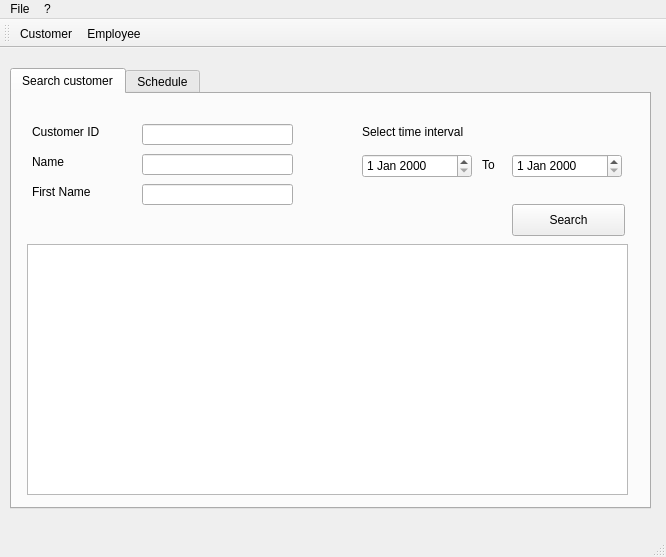
<?xml version="1.0" encoding="UTF-8"?>
<ui version="4.0">
 <class>MainWindow</class>
 <widget class="QMainWindow" name="MainWindow">
  <property name="geometry">
   <rect>
    <x>0</x>
    <y>0</y>
    <width>666</width>
    <height>557</height>
   </rect>
  </property>
  <property name="windowTitle">
   <string>MainWindow</string>
  </property>
  <widget class="QWidget" name="centralWidget">
   <widget class="QTabWidget" name="tabWidget">
    <property name="geometry">
     <rect>
      <x>10</x>
      <y>20</y>
      <width>641</width>
      <height>441</height>
     </rect>
    </property>
    <property name="currentIndex">
     <number>0</number>
    </property>
    <widget class="QWidget" name="customerSearch">
     <attribute name="title">
      <string>Search customer</string>
     </attribute>
     <widget class="QTableView" name="customerView">
      <property name="geometry">
       <rect>
        <x>15</x>
        <y>150</y>
        <width>601</width>
        <height>251</height>
       </rect>
      </property>
      <property name="showGrid">
       <bool>true</bool>
      </property>
      <attribute name="horizontalHeaderStretchLastSection">
       <bool>false</bool>
      </attribute>
      <attribute name="verticalHeaderVisible">
       <bool>false</bool>
      </attribute>
     </widget>
     <widget class="QLineEdit" name="customerIDSearch">
      <property name="geometry">
       <rect>
        <x>130</x>
        <y>30</y>
        <width>151</width>
        <height>21</height>
       </rect>
      </property>
      <property name="text">
       <string/>
      </property>
     </widget>
     <widget class="QLabel" name="customerID">
      <property name="geometry">
       <rect>
        <x>20</x>
        <y>30</y>
        <width>81</width>
        <height>16</height>
       </rect>
      </property>
      <property name="text">
       <string>Customer ID</string>
      </property>
     </widget>
     <widget class="QLabel" name="customerName">
      <property name="geometry">
       <rect>
        <x>20</x>
        <y>60</y>
        <width>60</width>
        <height>16</height>
       </rect>
      </property>
      <property name="text">
       <string>Name</string>
      </property>
     </widget>
     <widget class="QLabel" name="customerFirstName">
      <property name="geometry">
       <rect>
        <x>20</x>
        <y>90</y>
        <width>71</width>
        <height>16</height>
       </rect>
      </property>
      <property name="text">
       <string>First Name</string>
      </property>
     </widget>
     <widget class="QLineEdit" name="customerNameSearch">
      <property name="geometry">
       <rect>
        <x>130</x>
        <y>60</y>
        <width>151</width>
        <height>21</height>
       </rect>
      </property>
     </widget>
     <widget class="QLineEdit" name="customerFirstNameSearch">
      <property name="geometry">
       <rect>
        <x>130</x>
        <y>90</y>
        <width>151</width>
        <height>21</height>
       </rect>
      </property>
     </widget>
     <widget class="QLabel" name="datesInterval">
      <property name="geometry">
       <rect>
        <x>350</x>
        <y>30</y>
        <width>121</width>
        <height>16</height>
       </rect>
      </property>
      <property name="text">
       <string>Select time interval</string>
      </property>
     </widget>
     <widget class="QDateEdit" name="dateBeginning">
      <property name="geometry">
       <rect>
        <x>350</x>
        <y>60</y>
        <width>110</width>
        <height>24</height>
       </rect>
      </property>
     </widget>
     <widget class="QDateEdit" name="dateEnding">
      <property name="geometry">
       <rect>
        <x>500</x>
        <y>60</y>
        <width>110</width>
        <height>24</height>
       </rect>
      </property>
     </widget>
     <widget class="QLabel" name="to">
      <property name="geometry">
       <rect>
        <x>470</x>
        <y>60</y>
        <width>21</width>
        <height>21</height>
       </rect>
      </property>
      <property name="text">
       <string>To</string>
      </property>
     </widget>
     <widget class="QPushButton" name="searchCustomerButton">
      <property name="geometry">
       <rect>
        <x>500</x>
        <y>110</y>
        <width>113</width>
        <height>32</height>
       </rect>
      </property>
      <property name="text">
       <string>Search</string>
      </property>
     </widget>
    </widget>
    <widget class="QWidget" name="planning">
     <attribute name="title">
      <string>Schedule</string>
     </attribute>
    </widget>
   </widget>
  </widget>
  <widget class="QMenuBar" name="menuBar">
   <property name="geometry">
    <rect>
     <x>0</x>
     <y>0</y>
     <width>666</width>
     <height>22</height>
    </rect>
   </property>
   <property name="defaultUp">
    <bool>false</bool>
   </property>
   <widget class="QMenu" name="menuFichier">
    <property name="title">
     <string>File</string>
    </property>
    <widget class="QMenu" name="menuAdd">
     <property name="title">
      <string>Add</string>
     </property>
     <addaction name="actionClient"/>
     <addaction name="actionPersonnel"/>
    </widget>
    <addaction name="menuAdd"/>
    <addaction name="separator"/>
    <addaction name="actionQuitter"/>
   </widget>
   <widget class="QMenu" name="menu">
    <property name="title">
     <string>?</string>
    </property>
    <addaction name="actionA_propos"/>
   </widget>
   <addaction name="menuFichier"/>
   <addaction name="menu"/>
  </widget>
  <widget class="QToolBar" name="mainToolBar">
   <property name="enabled">
    <bool>true</bool>
   </property>
   <attribute name="toolBarArea">
    <enum>TopToolBarArea</enum>
   </attribute>
   <attribute name="toolBarBreak">
    <bool>false</bool>
   </attribute>
   <addaction name="actionClient"/>
   <addaction name="actionPersonnel"/>
  </widget>
  <widget class="QStatusBar" name="statusBar">
   <property name="enabled">
    <bool>true</bool>
   </property>
  </widget>
  <action name="actionPersonnel">
   <property name="icon">
    <iconset resource="resources.qrc">
     <normaloff>:/images/personnel.png</normaloff>:/images/personnel.png</iconset>
   </property>
   <property name="text">
    <string>Employee</string>
   </property>
   <property name="iconVisibleInMenu">
    <bool>false</bool>
   </property>
  </action>
  <action name="actionClient">
   <property name="icon">
    <iconset resource="resources.qrc">
     <normaloff>:/images/client.png</normaloff>:/images/client.png</iconset>
   </property>
   <property name="text">
    <string>Customer</string>
   </property>
   <property name="iconVisibleInMenu">
    <bool>false</bool>
   </property>
  </action>
  <action name="actionQuitter">
   <property name="text">
    <string>Quit</string>
   </property>
  </action>
  <action name="actionA_propos">
   <property name="checkable">
    <bool>false</bool>
   </property>
   <property name="text">
    <string>About</string>
   </property>
  </action>
 </widget>
 <layoutdefault spacing="6" margin="11"/>
 <resources>
  <include location="resources.qrc"/>
 </resources>
 <connections/>
</ui>
